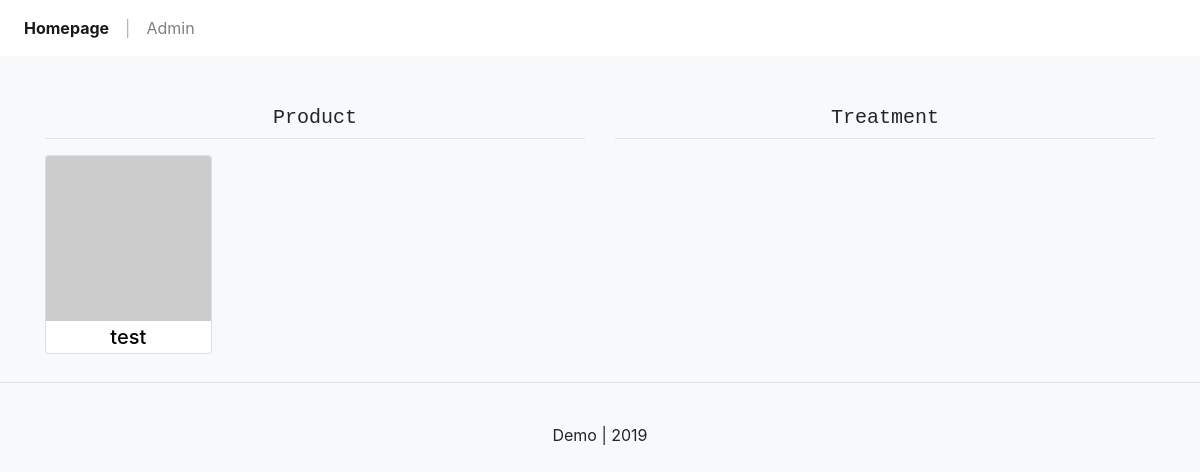
The app's page /, older data.
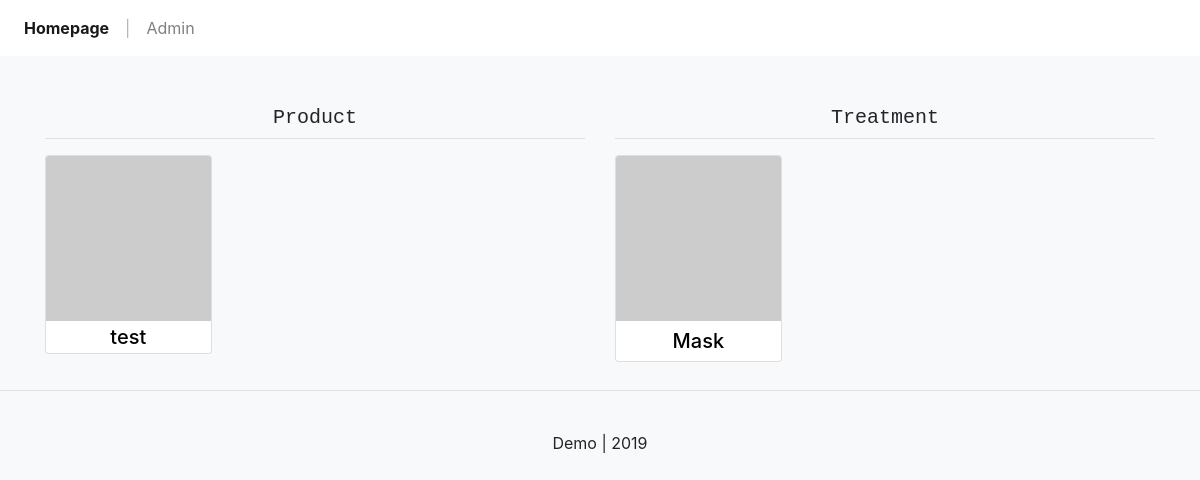
The same page, newer data.
### demosite/apps/items/models.py (models this page shows, shortened)
class Item(models.Model):
	sku = models.CharField(max_length=8, unique=True, blank=False, null=False,
		validators=[RegexValidator(
			r'^[a-zA-Z0-9]+$',
			message='Space is not allow',
			code='invalid_sku'
		)])
	name = models.CharField(max_length=25, unique=True, blank=False, null=False)
	item_type = models.IntegerField(choices=TYPE_CHOICES, blank=False, null=False)
	status = models.BooleanField(blank=False, null=False)
	image_hash = models.CharField(max_length=32, null=True)
	active_timestamp = models.DateTimeField(blank=False, null=False)
	expiry_timestamp = models.DateTimeField(blank=False, null=False)
	def __init__(self, *args, **kwargs):
		super(Item, self).__init__(*args, **kwargs)
		if self.image_hash is None:
			self.image_hash = self.image_hash()
	def image_hash(self):
		return hashlib.md5(self.name.lower().encode('utf-8') + self.sku.lower().encode('utf-8')).hexdigest()
	def image(self, size=100, default='identicon', rating='g'):
		url = 'https://secure.gravatar.com/avatar'
		hash = self.image_hash()
		return '{url}/{hash}?s={size}&d={default}&r={rating}'.format(
			url=url, hash=hash, size=size, default=default, rating=rating)

### demosite/apps/items/views.py (the view)
# urls.py: path("", HomePageView.as_view(), name="home_page"),
class HomePageView(View):
	def get(self, request):
		all_products = Item.objects.filter(
			item_type=ItemType.PRODUCT.value,
			active_timestamp__lte=datetime.now(),
			expiry_timestamp__gte=datetime.now()
		)
		all_treatments = Item.objects.filter(item_type=ItemType.TREATMENT.value)
		return render(request, 'home_page.html', {
			"products" : all_products,
			"treatments" : all_treatments
		})

### demosite/templates/home_page.html (shortened to what this page needs)
{% extends 'base.html' %}
{% load static %}
{% block item_product %}
    <div style="width: 100%; margin: 30px 0 10px 0">
        <h5 class="text-monospace" style="text-align:center">
            Product
        </h5>
        <p class="border-bottom"></p>
    </div>
    <div class="card-columns">
        {% for product in products %}
            <div class="card">
                <a href="{% url 'item:purchase' product.sku %}">
                    <img class="card-img-top img-fluid"
                        src="{{ product.image }}" alt="Card image cap">
                </a>
                <div class="card-body">
                    <a href="{% url 'item:purchase' product.sku %}">
                        <h5 class="card-title">{{ product.name }}</h5>
                    </a>
                </div>
            </div>
        {% endfor %}
    </div>
{% endblock %}
{% block item_treatment %}
    <div style="width: 100%; margin: 30px 0 10px 0">
        <h5 class="text-monospace" style="text-align:center">
            Treatment
        </h5>
        <p class="border-bottom"></p>
    </div>
    <div class="card-columns">
        {% for treatment in treatments %}
            <div class="card">
                <a href="{% url 'item:purchase' treatment.sku %}">
                    <img class="card-img-top img-fluid"
                        src="{{ treatment.image }}" alt="Card image cap">
                </a>
                <div class="card-body">
                    <div class="card-body">
                        <a href="{% url 'item:purchase' treatment.sku %}">
                            <h5 class="card-title">{{ treatment.name }}</h5>
                        </a>
                    </div>
                </div>
            </div>
        {% endfor %}
    </div>
{% endblock %}

### demosite/templates/base.html (shortened to what this page needs)
<!DOCTYPE html>
{% load static %}
<html lang="en-US">
<head>
    <link rel="stylesheet" href="{% static 'css/bootstrap.css' %}">
    <link rel="stylesheet" href="{% static 'css/index.css' %}">
</head>
<body class="bg-light">
<nav class="navbar navbar-expand-lg navbar-light bg-white">
    <div class="collapse navbar-collapse" id="navbarSupportedContent">
        <ul class="navbar-nav mr-auto">
            <li class="nav-item active">
                <a class="nav-link" href="{% url 'home_page' %}">Homepage<span class="sr-only">(current)</span></a>
            </li>
            <li class="nav-item"><a class="nav-link disabled" href="javascript:void(0)">|</a></li>
            <li class="nav-item">
                <a class="nav-link" href="{% url 'admin:login' %}">Admin</a>
            </li>
        </ul>
    </div>
</nav>
<div class="container" style="margin-top: 20px">
    <div class="row">
        <div class="col-md-6">
            {% block item_product %}
            {% endblock %}
        </div>
        <div class="col-md-6">
            {% block item_treatment %}
            {% endblock %}
        </div>
    </div>
</div>
{% block foot %}
    <hr>
    <footer class="footer navbar-fixed-bottom" style="margin-top: 20px">
            <div class="container">
                <div class="row" style="width:100%; margin: 40px auto 40px">
                    <div" style="width: 100%">
                        <p class="text-center">Demo | 2019</p>
                    </div">
                </div>
            </div>
        </footer>
{% endblock %}
</body>
</html>

### demosite/static/css/index.css (style rules this page uses)
.navbar-nav { flex-direction: row; }
.nav-link { padding-right: .5rem !important; padding-left: .5rem !important; }
.active { font-weight: bold; }
a:link { color: #000000; text-decoration: none; }

Row changes from the older to the newer data that the page shows:
added Item: name "Mask", shown under "Treatment"
